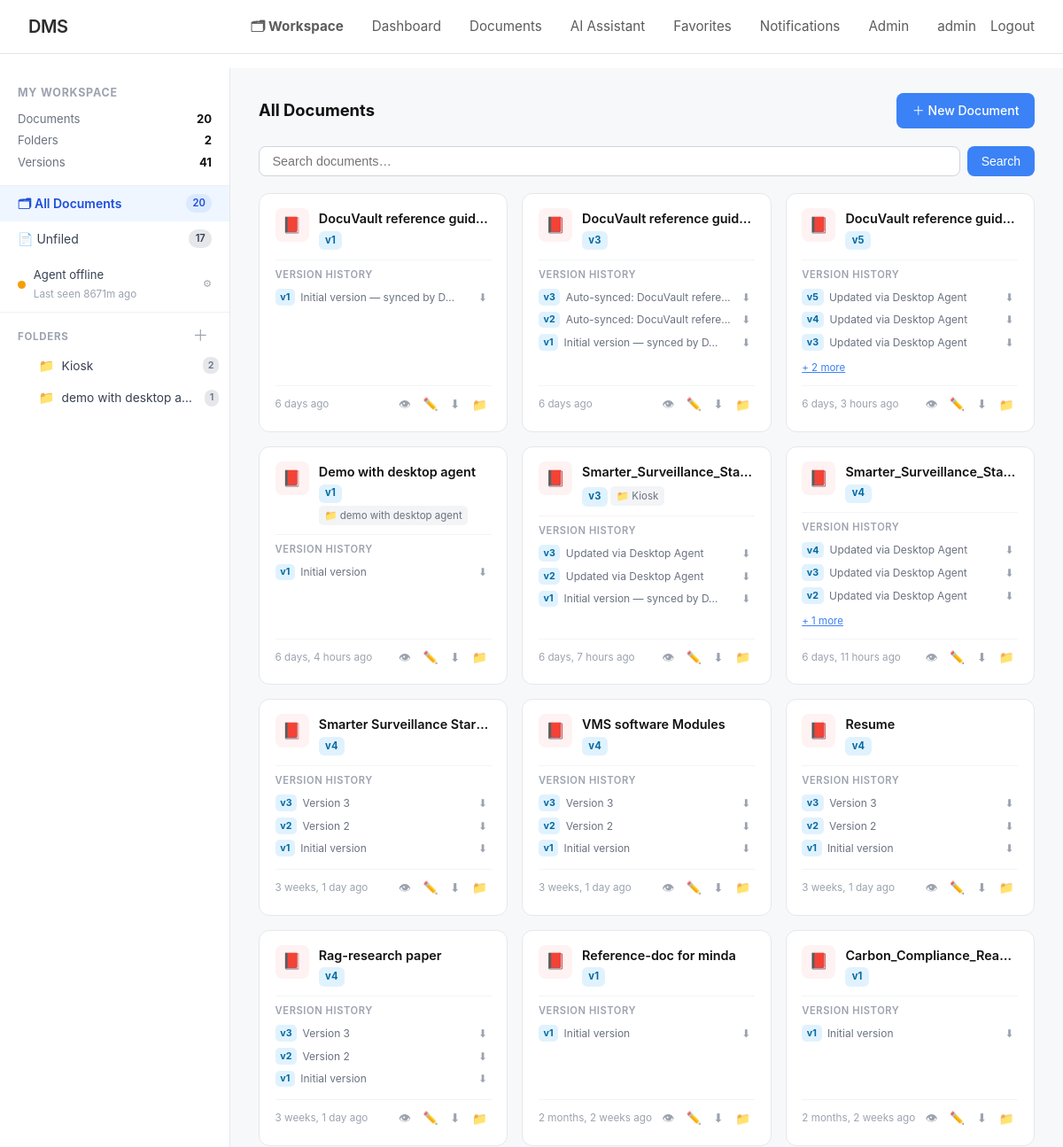
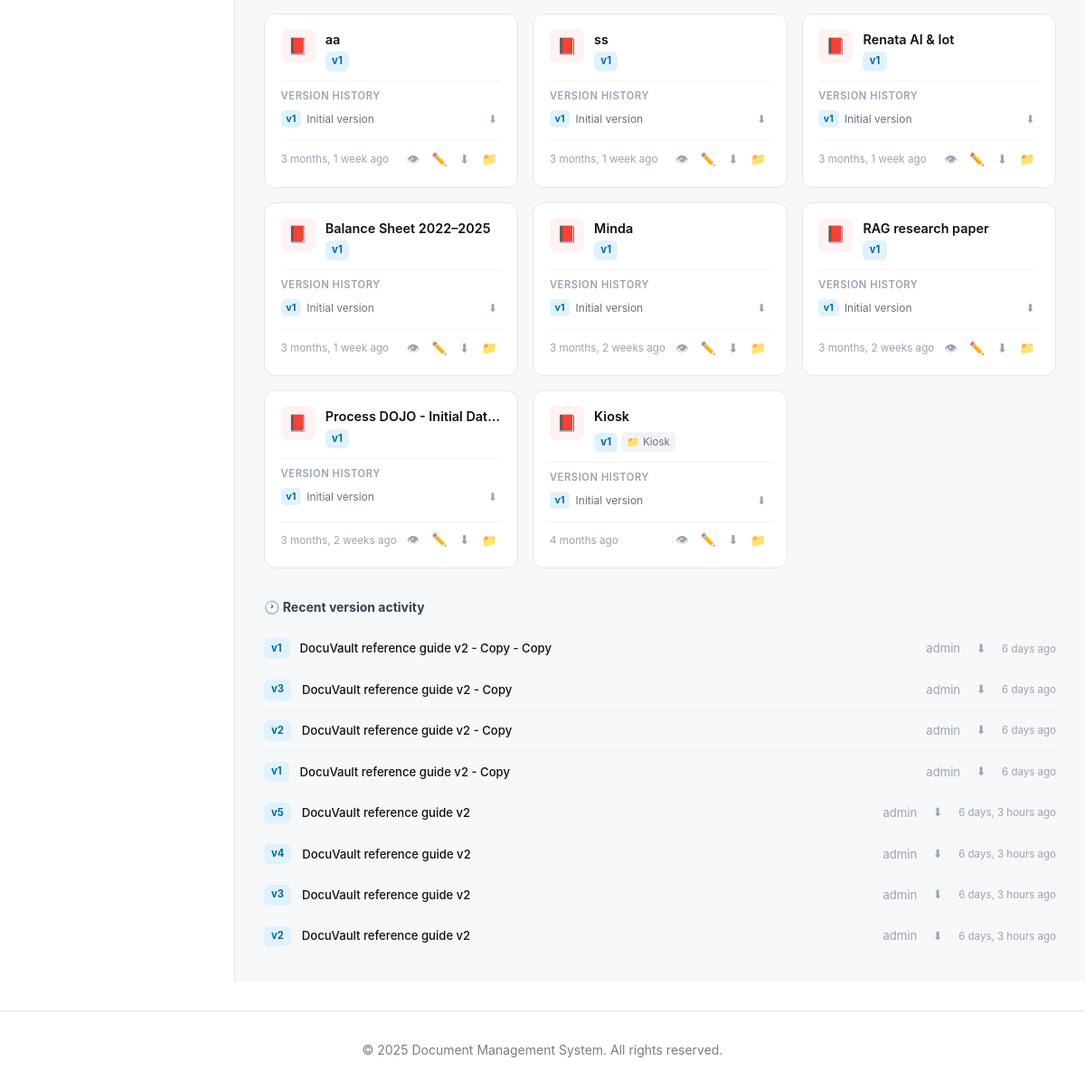
The page /workspace/ (signed in) on the database as committed earlier (2 pictures, top to bottom).
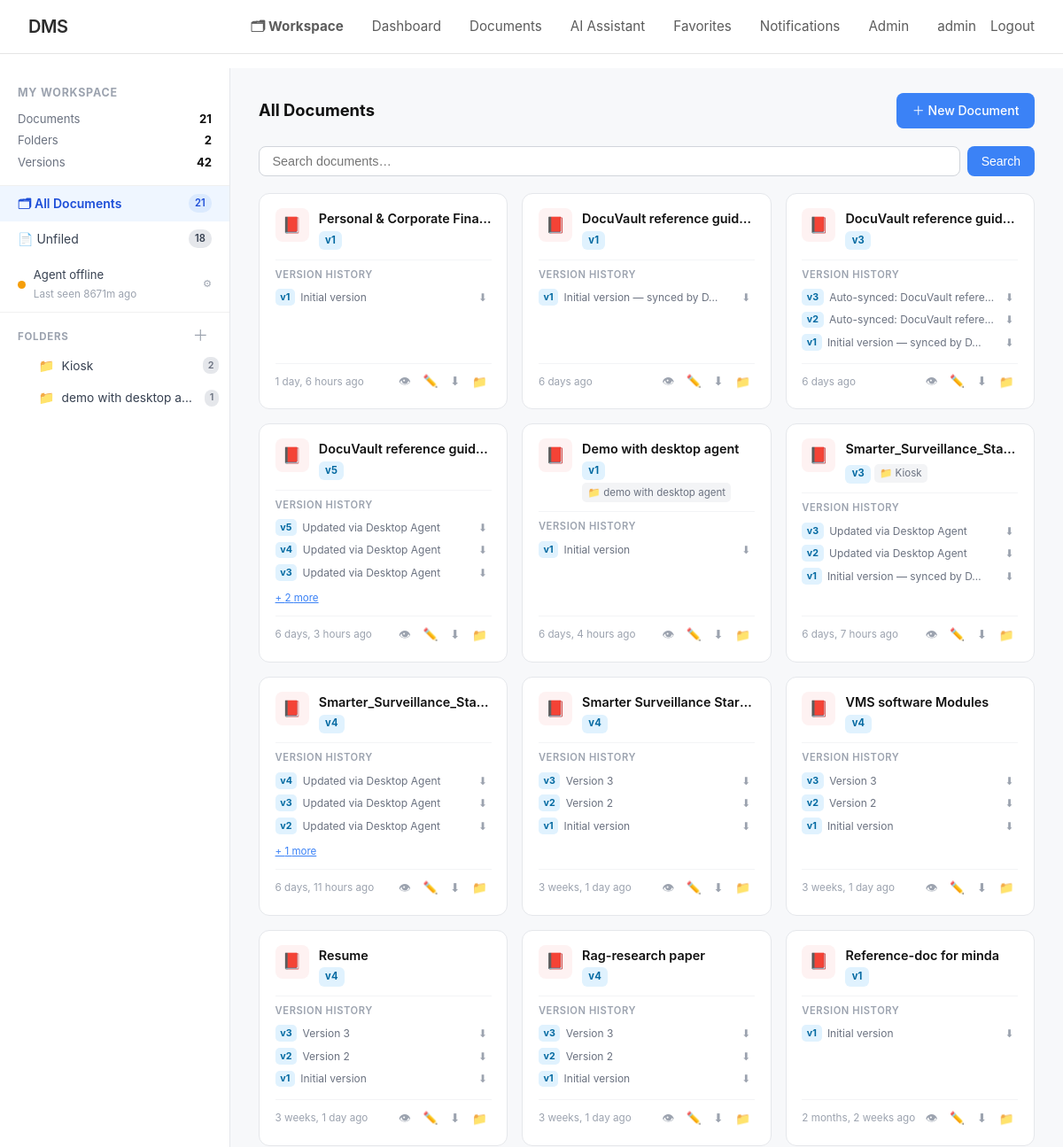
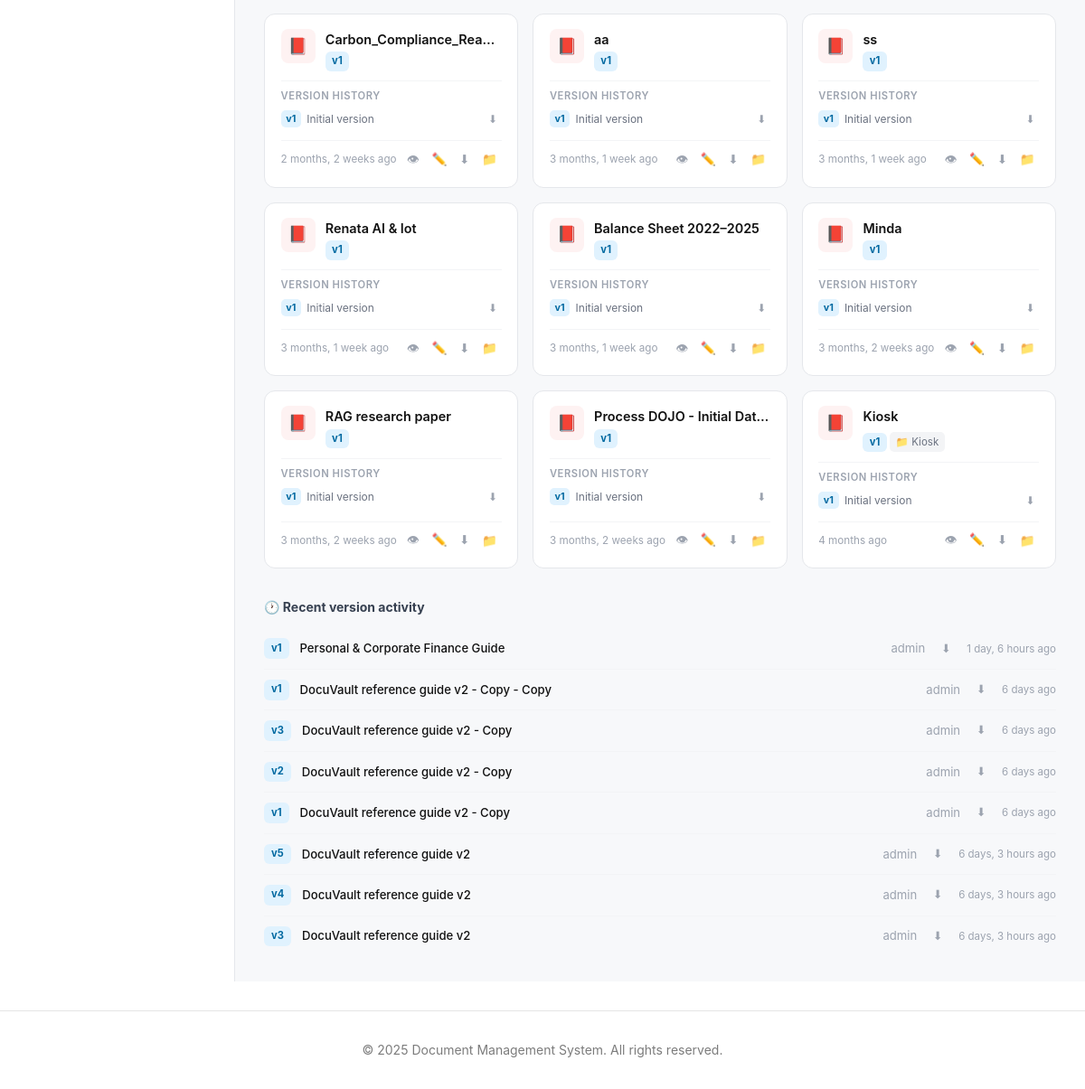
The same page on the database as committed later (2 pictures, top to bottom).
### documents/models.py (models this page shows, shortened)
class User(AbstractUser):
    USER_TYPE_CHOICES = [
        ('guest', 'Guest'),
        ('user', 'Regular User'),
        ('admin', 'Admin'),
    ]
    user_type = models.CharField(max_length=10, choices=USER_TYPE_CHOICES, default='user')
    role = models.ForeignKey(Role, on_delete=models.SET_NULL, null=True, blank=True, related_name='users')
    bio = models.TextField(blank=True)
    avatar = models.ImageField(upload_to='avatars/', null=True, blank=True)
    phone = models.CharField(max_length=20, blank=True)
    department = models.CharField(max_length=100, blank=True)
    created_at = models.DateTimeField(auto_now_add=True)
    updated_at = models.DateTimeField(auto_now=True)
    last_activity = models.DateTimeField(auto_now=True)
    is_active = models.BooleanField(default=True)
    class Meta:
        ordering = ['-created_at']
    def is_admin(self):
        return self.user_type == 'admin'

class Folder(models.Model):
    COLORS = [
        ('#6c757d', 'Grey'), ('#0d6efd', 'Blue'), ('#198754', 'Green'),
        ('#dc3545', 'Red'),  ('#fd7e14', 'Orange'), ('#6610f2', 'Purple'),
        ('#0dcaf0', 'Cyan'), ('#ffc107', 'Yellow'),
    ]
    name    = models.CharField(max_length=200)
    owner   = models.ForeignKey(User, on_delete=models.CASCADE, related_name='folders')
    parent  = models.ForeignKey('self', on_delete=models.CASCADE, null=True, blank=True,
                                related_name='subfolders')
    color   = models.CharField(max_length=7, default='#6c757d')
    created_at = models.DateTimeField(auto_now_add=True)
    updated_at = models.DateTimeField(auto_now=True)
    class Meta:
        ordering = ['name']
        unique_together = [['owner', 'parent', 'name']]

class Document(models.Model):
    ACCESS_LEVEL_CHOICES = [
        ('public', 'Public'),
        ('private', 'Private'),
        ('role', 'Role-Based'),
        ('custom', 'Custom Users'),
    ]
    title = models.CharField(max_length=255)
    description = models.TextField(blank=True)
    file = models.FileField(upload_to=document_upload_path)
    file_size = models.BigIntegerField(default=0, help_text="Size in bytes")
    file_type = models.CharField(max_length=100, blank=True)
    owner = models.ForeignKey(User, on_delete=models.CASCADE, related_name='owned_documents')
    access_level = models.CharField(max_length=10, choices=ACCESS_LEVEL_CHOICES, default='private')
    required_role_level = models.IntegerField(
        default=1,
        validators=[MinValueValidator(1), MaxValueValidator(100)],
        help_text="Minimum role level required (for role-based access)"
    )
    category = models.ForeignKey(Category, on_delete=models.SET_NULL, null=True, blank=True, related_name='documents')
    folder   = models.ForeignKey('Folder', on_delete=models.SET_NULL, null=True, blank=True,
                                 related_name='folder_documents')
    tags = models.ManyToManyField(Tag, blank=True, related_name='documents')
    shared_with = models.ManyToManyField(User, blank=True, related_name='shared_documents')
    version = models.IntegerField(default=1)
    is_locked = models.BooleanField(default=False, help_text="Locked documents cannot be edited")
    locked_by = models.ForeignKey(User, on_delete=models.SET_NULL, null=True, blank=True, related_name='locked_documents')
    views_count = models.IntegerField(default=0)
    downloads_count = models.IntegerField(default=0)
    created_at = models.DateTimeField(auto_now_add=True)
    updated_at = models.DateTimeField(auto_now=True)
    allow_comments = models.BooleanField(default=True)
    allow_download = models.BooleanField(default=True)
    is_deleted = models.BooleanField(default=False)
    deleted_at = models.DateTimeField(null=True, blank=True)
    class Meta:
        ordering = ['-updated_at', '-created_at']
        indexes = [
            models.Index(fields=['owner', 'access_level']),
            models.Index(fields=['created_at']),
            models.Index(fields=['title']),
        ]

class DocumentVersion(models.Model):
    document = models.ForeignKey(Document, on_delete=models.CASCADE, related_name='versions')
    version_number = models.IntegerField()
    file = models.FileField(upload_to=document_version_upload_path)
    file_size = models.BigIntegerField(default=0)
    uploaded_by = models.ForeignKey(User, on_delete=models.SET_NULL, null=True)
    change_note = models.TextField(blank=True, help_text="What changed in this version")
    created_at = models.DateTimeField(auto_now_add=True)
    class Meta:
        ordering = ['-version_number']
        unique_together = ['document', 'version_number']

### documents/views.py (the view, shortened to what this page needs)
# urls.py: path('workspace/',                      views.workspace_view,             name='workspace'),
@login_required
def workspace_view(request):
    user = request.user
    folder_id = request.GET.get('folder')
    search_q  = request.GET.get('q', '').strip()
    root_folders = (
        Folder.objects
        .filter(owner=user, parent=None)
        .prefetch_related('subfolders__subfolders')
        .order_by('name')
    )
    from django.db.models import Count as _Count
    folder_counts = (
        Document.objects
        .filter(owner=user, is_deleted=False, folder__isnull=False)
        .values('folder_id')
        .annotate(n=_Count('id'))
    )
    docs_by_folder = {row['folder_id']: row['n'] for row in folder_counts}
    folder_tree = _build_folder_tree(list(root_folders), docs_by_folder)
    current_folder = None
    if folder_id == 'unfiled':
        docs = Document.objects.filter(owner=user, folder=None, is_deleted=False)
        panel_title = 'Unfiled Documents'
    else:
        docs = Document.objects.filter(owner=user, is_deleted=False)
        panel_title = 'All Documents'
    if search_q:
        docs = docs.filter(Q(title__icontains=search_q) | Q(description__icontains=search_q))
    docs = docs.select_related('folder', 'category').prefetch_related('versions').order_by('-updated_at')
    total_docs    = Document.objects.filter(owner=user, is_deleted=False).count()
    total_folders = Folder.objects.filter(owner=user).count()
    total_versions = DocumentVersion.objects.filter(document__owner=user).count()
    unfiled_count  = Document.objects.filter(owner=user, folder=None, is_deleted=False).count()
    recent_versions = (
        DocumentVersion.objects
        .filter(document__owner=user)
        .select_related('document', 'uploaded_by')
        .order_by('-created_at')[:8]
    )
    all_folders = Folder.objects.filter(owner=user).order_by('name')
    return render(request, 'documents/workspace.html', {
        'folder_tree':     folder_tree,
        'docs':            docs,
        'current_folder':  current_folder,
        'panel_title':     panel_title,
        'folder_id':       folder_id,
        'search_q':        search_q,
        'stats': {
            'total_docs':    total_docs,
            'total_folders': total_folders,
            'total_versions': total_versions,
            'unfiled':       unfiled_count,
        },
        'recent_versions': recent_versions,
        'all_folders':     all_folders,
    })

### documents/templates/documents/workspace.html (shortened to what this page needs)
{% extends 'documents/base.html' %}
{% block content %}
<div class="ws-wrap">
  <nav class="ws-sidebar">
    <div class="ws-sidebar-header">
      <p class="ws-sidebar-title">My Workspace</p>
      <div class="ws-stat-row"><span>Documents</span><strong>{{ stats.total_docs }}</strong></div>
      <div class="ws-stat-row"><span>Folders</span><strong>{{ stats.total_folders }}</strong></div>
      <div class="ws-stat-row"><span>Versions</span><strong>{{ stats.total_versions }}</strong></div>
    </div>
    <a href="{% url 'workspace' %}"
       class="ws-nav-link {% if not folder_id %}active{% endif %}">
      🗂 All Documents
      <span class="badge">{{ stats.total_docs }}</span>
    </a>
    <a href="{% url 'workspace' %}?folder=unfiled"
       class="ws-nav-link {% if folder_id == 'unfiled' %}active{% endif %}">
      📄 Unfiled
      <span class="badge">{{ stats.unfiled }}</span>
    </a>
    <a href="{% url 'workspace_agent' %}" id="agent-pill"
       style="display:flex;align-items:center;gap:.55rem;padding:.65rem 1.25rem;border-bottom:1px solid #f0f0f0;text-decoration:none;transition:background .12s"
       onmouseover="this.style.background='#f3f4f6'" onmouseout="this.style.background=''">
      <span id="sb-agent-dot" style="width:9px;height:9px;border-radius:50%;background:#ccc;flex-shrink:0"></span>
      <span style="flex:1;font-size:.82rem;color:#374151">
        <span id="sb-agent-label">Desktop Agent</span><br>
        <span id="sb-agent-sub" style="font-size:.73rem;color:#9ca3af">Checking…</span>
      </span>
      <span style="font-size:.7rem;color:#9ca3af">⚙</span>
    </a>
    <div class="folder-section">
      <div class="folder-section-label">
        Folders
        <button class="btn-add-folder" onclick="showInlineCreate(null)" title="New root folder">＋</button>
      </div>
      <div id="folder-root">
        {% for node in folder_tree %}
          {% include 'documents/_folder_node.html' with node=node depth=0 %}
        {% empty %}
          <p style="font-size:.8rem;color:#9ca3af;padding:.5rem 1.25rem;">No folders yet.</p>
        {% endfor %}
      </div>
    </div>
  </nav>
  <main class="ws-main">
    <div class="ws-main-header">
      <div class="ws-breadcrumb">
        <span>{{ panel_title }}</span>
      </div>
      <div class="ws-actions">
        <a href="{% url 'document_create' %}{% if current_folder %}?folder={{ current_folder.id }}{% endif %}"
           class="btn-primary" style="text-decoration:none;">＋ New Document</a>
      </div>
    </div>
    <form method="get" action="{% url 'workspace' %}" class="ws-search">
      <input type="text" name="q" value="{{ search_q }}" placeholder="Search documents…">
      <button type="submit">Search</button>
    </form>
    {% if docs %}
    <div class="doc-grid" id="doc-grid">
      {% for doc in docs %}
      {% with ext=doc.file.name|lower %}
      <div class="doc-card" id="doc-card-{{ doc.id }}" draggable="true"
           ondragstart="dragStart(event, {{ doc.id }})">
        <div class="doc-card-top">
          <div class="doc-type-icon
            {% if '.pdf' in ext %}pdf
            {% elif '.docx' in ext or '.doc' in ext %}docx
            {% elif '.xlsx' in ext or '.xls' in ext %}xlsx
            {% elif '.pptx' in ext or '.ppt' in ext %}pptx
            {% elif '.png' in ext or '.jpg' in ext or '.jpeg' in ext or '.gif' in ext %}img
            {% else %}other{% endif %}">
            {% if '.pdf' in ext %}📕
            {% elif '.docx' in ext or '.doc' in ext %}📘
            {% elif '.xlsx' in ext or '.xls' in ext %}📗
            {% elif '.pptx' in ext or '.ppt' in ext %}📙
            {% elif '.png' in ext or '.jpg' in ext or '.jpeg' in ext %}🖼
            {% else %}📎{% endif %}
          </div>
          <div class="doc-card-meta">
            <a href="{% url 'document_detail' doc.id %}" class="doc-card-title">{{ doc.title }}</a>
            <div class="doc-card-sub">
              <span class="doc-version-badge">v{{ doc.version }}</span>
              {% if doc.folder and not current_folder %}
                <span class="doc-folder-tag">📁 {{ doc.folder.name }}</span>
              {% endif %}
            </div>
          </div>
        </div>
        {% with vlist=doc.versions.all %}
        {% if vlist %}
        <div style="border-top:1px solid #f3f4f6;padding-top:.5rem;margin-top:.1rem">
          <p style="font-size:.7rem;font-weight:600;color:#9ca3af;margin:0 0 .3rem;text-transform:uppercase;letter-spacing:.05em">Version history</p>
          {% for v in vlist|slice:":3" %}
          <div style="display:flex;align-items:center;gap:.4rem;font-size:.75rem;margin:.2rem 0">
            <span style="background:#e0f2fe;color:#0369a1;font-weight:700;font-size:.67rem;padding:.05rem .35rem;border-radius:5px;flex-shrink:0">v{{ v.version_number }}</span>
            <span style="color:#6b7280;flex:1;white-space:nowrap;overflow:hidden;text-overflow:ellipsis;">
              {% if v.change_note %}{{ v.change_note|truncatechars:30 }}{% else %}Updated{% endif %}
            </span>
            <a href="{% url 'version_download' doc.id v.id %}"
               style="color:#9ca3af;font-size:.75rem;text-decoration:none;padding:.1rem .3rem;border-radius:4px;transition:color .15s"
               title="Download v{{ v.version_number }}">⬇</a>
          </div>
          {% endfor %}
          {% if vlist|length > 3 %}
          <a href="{% url 'document_detail' doc.id %}#versions" style="font-size:.72rem;color:#3b82f6">
            + {{ vlist|length|add:"-3" }} more
          </a>
          {% endif %}
        </div>
        {% endif %}
        {% endwith %}
        <div class="doc-card-footer">
          <span class="doc-card-date">{{ doc.updated_at|timesince }} ago</span>
          <div class="doc-card-actions">
            <a href="{% url 'document_detail' doc.id %}"    class="btn-doc-action" title="View">👁</a>
            {% if not doc.is_locked %}
            <a href="{% url 'document_edit' doc.id %}"      class="btn-doc-action" title="Edit">✏️</a>
            {% endif %}
            <a href="{% url 'document_download' doc.id %}"  class="btn-doc-action" title="Download">⬇</a>
            <button onclick="openMoveModal({{ doc.id }}, '{{ doc.title|escapejs }}')"
                    class="btn-doc-action" title="Move to folder">📁</button>
          </div>
        </div>
      </div>
      {% endwith %}
      {% endfor %}
    </div>
    {% endif %}
    {% if recent_versions %}
    <div class="ws-versions">
      <div class="ws-versions-title">🕐 Recent version activity</div>
      {% for v in recent_versions %}
      <div class="version-row">
        <span class="version-num">v{{ v.version_number }}</span>
        <a href="{% url 'document_detail' v.document.id %}#versions" class="version-doc-link">{{ v.document.title }}</a>
        <span class="version-who">{{ v.uploaded_by.username|default:'—' }}</span>
        <a href="{% url 'version_download' v.document.id v.id %}" class="version-dl" title="Download this version">⬇</a>
        <span style="font-size:.72rem;color:#9ca3af;flex-shrink:0">{{ v.created_at|timesince }} ago</span>
      </div>
      {% endfor %}
    </div>
    {% endif %}
  </main>
</div>
{% endblock %}

### documents/templates/documents/base.html (shortened to what this page needs)
<!DOCTYPE html>
<html lang="en">
<head>
</head>
<body>
    <header class="header">
        <div class="header-content">
            <a href="{% url 'home' %}" class="logo">DMS</a>
            <nav class="nav">
                {% if user.is_authenticated %}
                    <a href="{% url 'workspace' %}"
                       style="{% if request.resolver_match.url_name == 'workspace' %}font-weight:700{% endif %}">🗂 Workspace</a>
                    <a href="{% url 'dashboard' %}">Dashboard</a>
                    <a href="{% url 'document_list' %}">Documents</a>
                    <a href="{% url 'chatbot' %}">AI Assistant</a>
                    <a href="{% url 'favorites_list' %}">Favorites</a>
                    <a href="{% url 'notifications_list' %}">Notifications</a>
                    {% if user.is_admin %}
                        <a href="{% url 'admin_users_list' %}">Admin</a>
                    {% endif %}
                    <div class="nav-user">
                        <a href="{% url 'profile' %}">{{ user.username }}</a>
                        <a href="{% url 'logout' %}">Logout</a>
                    </div>
                {% else %}
                    <a href="{% url 'home' %}">Home</a>
                    <a href="{% url 'login' %}">Login</a>
                    <a href="{% url 'register' %}">Register</a>
                {% endif %}
            </nav>
        </div>
    </header>
    <main class="container">
        {% block content %}{% endblock %}
    </main>
    <footer class="footer">
        <p>&copy; 2025 Document Management System. All rights reserved.</p>
    </footer>
</body>
</html>

### documents/templates/documents/_folder_node.html (shortened to what this page needs)
{% load static %}
<div class="folder-item" style="padding-left:{{ depth|add:'0' }}px">
  <div class="folder-row {% if folder_id|stringformat:'s' == node.obj.id|stringformat:'s' %}active{% endif %}"
       data-folder-id="{{ node.obj.id }}"
       onclick="window.location='{% url 'workspace' %}?folder={{ node.obj.id }}'">
    <span class="folder-icon" style="color:{{ node.obj.color }}">📁</span>
    <span class="folder-name">{{ node.obj.name }}</span>
    {% if node.count %}<span class="folder-badge">{{ node.count }}</span>{% endif %}
  </div>
</div>

Rows that differ between the two databases and show on the page:
no longer on this page (row unchanged): DocumentVersion: version_number "2", document "DocuVault reference guide v2", uploaded_by.username "admin", created_at "6 days, 3 hours"
added Document: title "Personal & Corporate Fina…", version "1", updated_at "1 day, 6 hours"
added DocumentVersion: version_number "1", change_note "Initial version", document "Personal & Corporate Finance Guide", uploaded_by.username "admin", created_at "1 day, 6 hours"
Other text that changed with them:
{{ stats.total_docs }}: "20" → "21"
{{ stats.total_versions }}: "41" → "42"
{{ stats.unfiled }}: "17" → "18"
